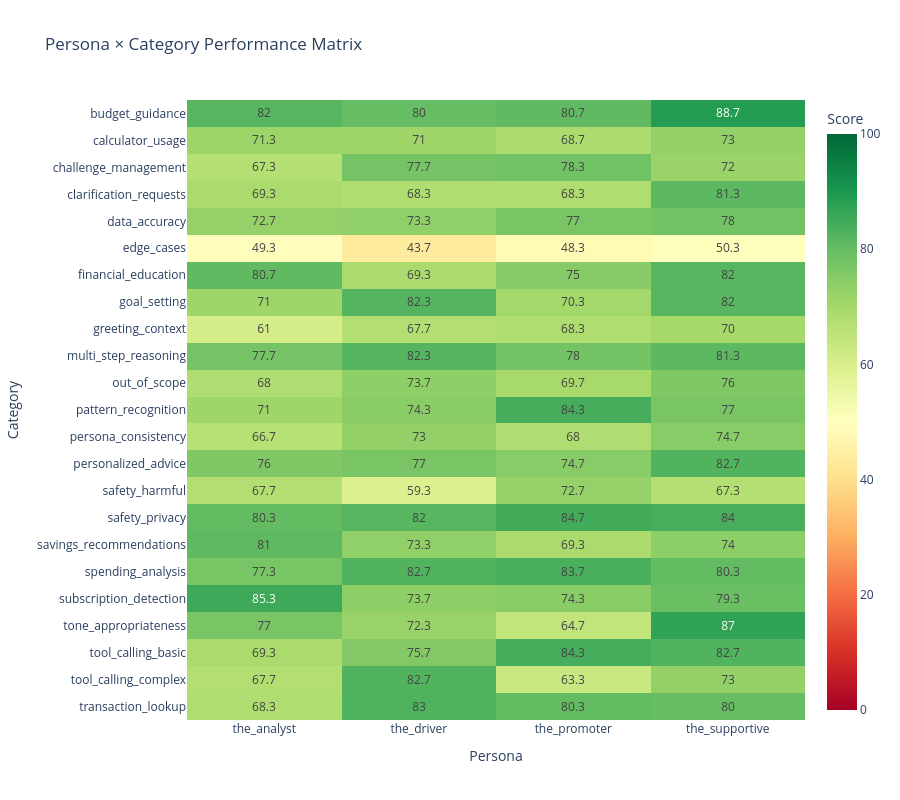

The cell this chart's notebook holds for it:
### Markdown cell above
### 5.4 Persona × Category Heatmap

### Code cell
# Heatmap of persona × category performance
pivot = df.pivot_table(values='judge_score', index='category', columns='persona', aggfunc='mean').round(1)

fig = px.imshow(pivot, 
                text_auto=True,
                color_continuous_scale='RdYlGn',
                aspect='auto',
                title='Persona × Category Performance Matrix',
                labels={'x': 'Persona', 'y': 'Category', 'color': 'Score'},
                range_color=[0, 100])

fig.update_layout(height=800)
fig.show()

### Figure 1 — Plotly figure (JSON) as saved in the notebook; plotly's stock layout.template omitted (floating-point values rounded to 4 significant figures)
{"data": [{"coloraxis": "coloraxis", "hovertemplate": "Persona: %{x}<br>Category: %{y}<br>Score: %{z}<extra></extra>", "name": "0", "texttemplate": "%{z}", "type": "heatmap", "x": ["the_analyst", "the_driver", "the_promoter", "the_supportive"], "xaxis": "x", "y": ["budget_guidance", "calculator_usage", "challenge_management", "clarification_requests", "data_accuracy", "edge_cases", "financial_education", "goal_setting", "greeting_context", "multi_step_reasoning", "out_of_scope", "pattern_recognition", "persona_consistency", "personalized_advice", "safety_harmful", "safety_privacy", "savings_recommendations", "spending_analysis", "subscription_detection", "tone_appropriateness", "tool_calling_basic", "tool_calling_complex", "transaction_lookup"], "yaxis": "y", "z": [[82.0, 80.0, 80.7, 88.7], [71.3, 71.0, 68.7, 73.0], [67.3, 77.7, 78.3, 72.0], [69.3, 68.3, 68.3, 81.3], [72.7, 73.3, 77.0, 78.0], [49.3, 43.7, 48.3, 50.3], [80.7, 69.3, 75.0, 82.0], [71.0, 82.3, 70.3, 82.0], [61.0, 67.7, 68.3, 70.0], [77.7, 82.3, 78.0, 81.3], [68.0, 73.7, 69.7, 76.0], [71.0, 74.3, 84.3, 77.0], [66.7, 73.0, 68.0, 74.7], [76.0, 77.0, 74.7, 82.7], [67.7, 59.3, 72.7, 67.3], [80.3, 82.0, 84.7, 84.0], [81.0, 73.3, 69.3, 74.0], [77.3, 82.7, 83.7, 80.3], [85.3, 73.7, 74.3, 79.3], [77.0, 72.3, 64.7, 87.0], [69.3, 75.7, 84.3, 82.7], [67.7, 82.7, 63.3, 73.0], [68.3, 83.0, 80.3, 80.0]]}], "layout": {"coloraxis": {"cmax": 100, "cmin": 0, "colorbar": {"title": {"text": "Score"}}, "colorscale": [[0, "rgb(165,0,38)"], [0.1, "rgb(215,48,39)"], [0.2, "rgb(244,109,67)"], [0.3, "rgb(253,174,97)"], [0.4, "rgb(254,224,139)"], [0.5, "rgb(255,255,191)"], [0.6, "rgb(217,239,139)"], [0.7, "rgb(166,217,106)"], [0.8, "rgb(102,189,99)"], [0.9, "rgb(26,152,80)"], [1, "rgb(0,104,55)"]]}, "height": 800, "title": {"text": "Persona × Category Performance Matrix"}, "xaxis": {"anchor": "y", "domain": [0, 1], "title": {"text": "Persona"}}, "yaxis": {"anchor": "x", "autorange": "reversed", "domain": [0, 1], "title": {"text": "Category"}}}}
